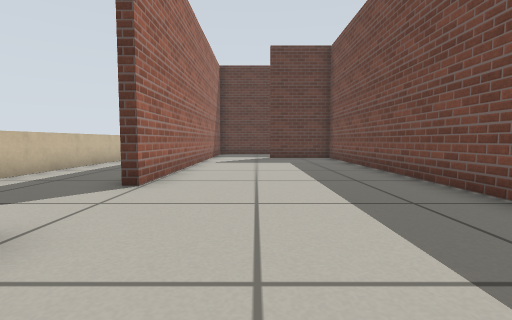
[1] (above)

24 first-person views from a walk through a world built for the Gazebo simulator. The camera is 0.4 m above the floor, tilts 4° down and sees 85° across. The floor is counted in squares, 0.5 m on a side. Each view is taken from the middle of a square. On the plan, view 1 faces up. The plan holds only what a view shows up to about 10 squares ahead; the rest is blank.

[2]
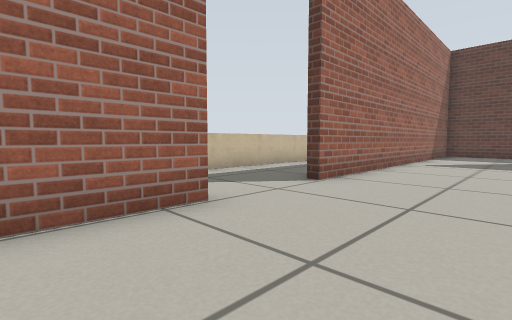

[3]
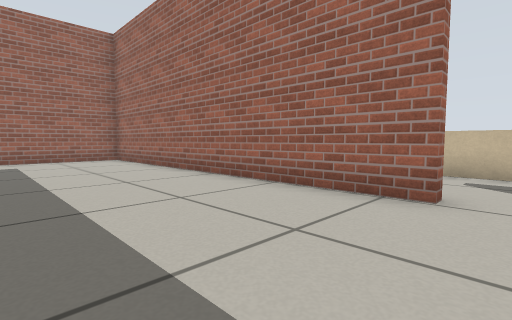

[4]
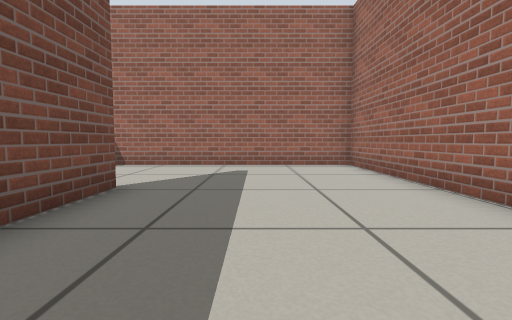

[5]
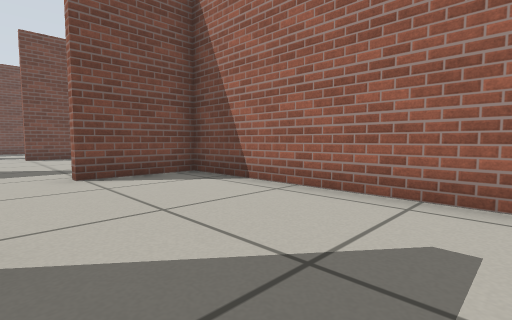

[6]
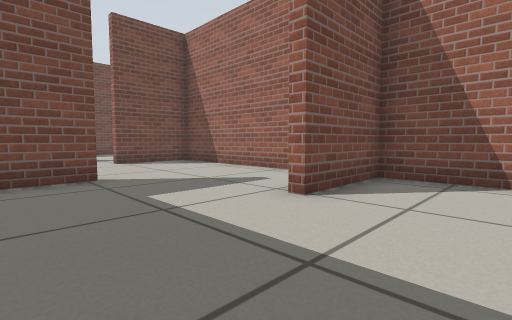

[7]
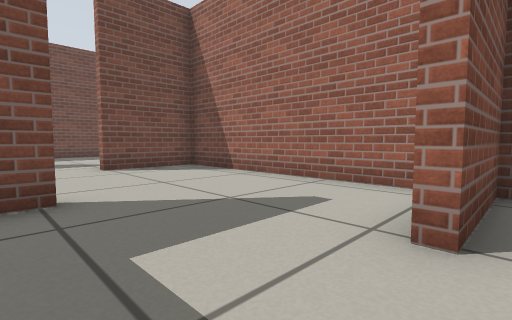

[8]
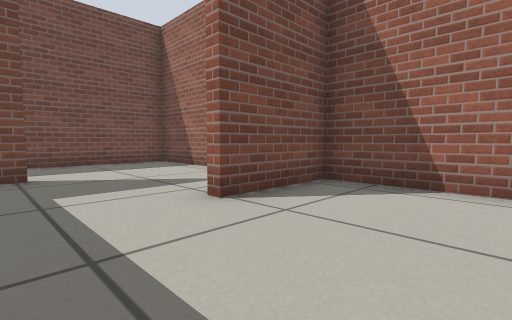

[9]
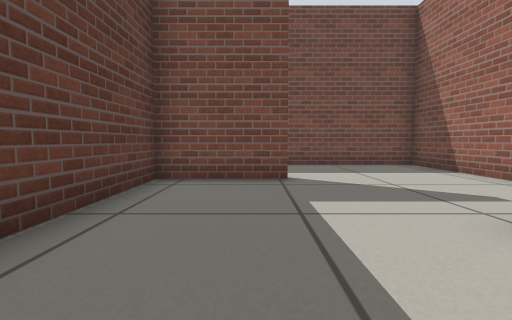

[10]
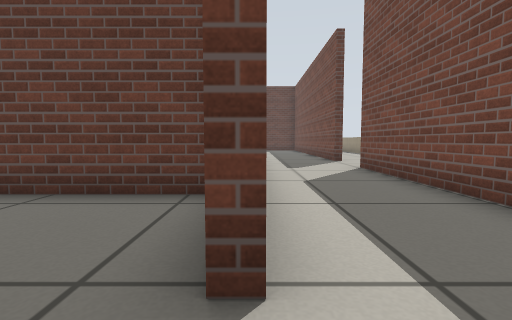

[11]
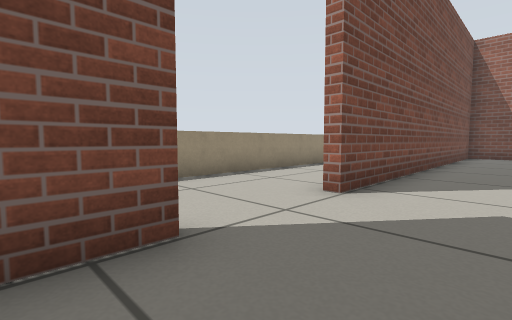

[12]
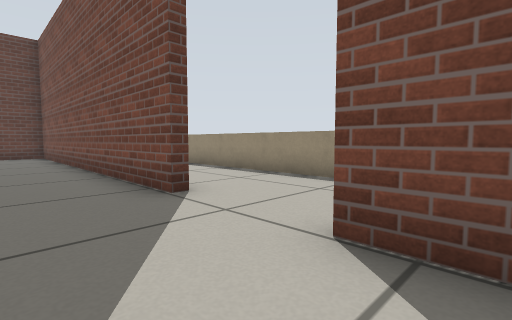

[13]
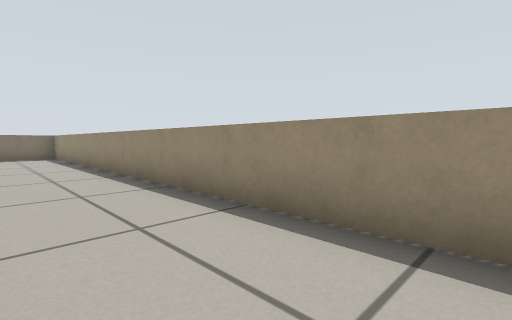

[14]
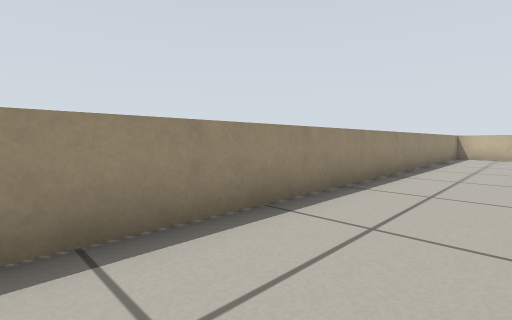

[15]
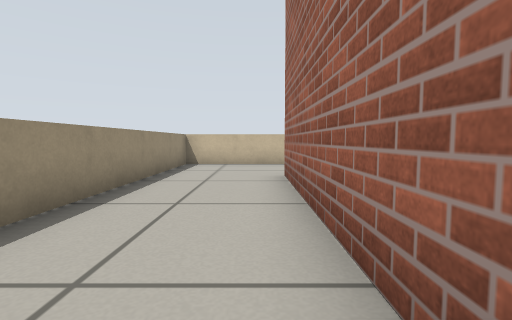

[16]
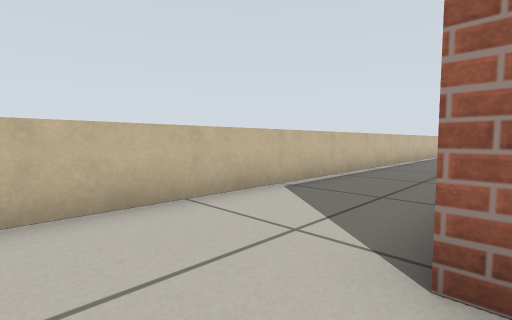

[17]
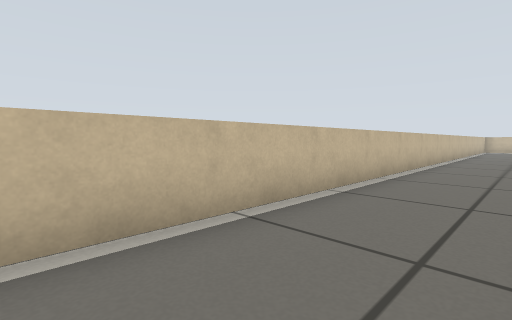

[18]
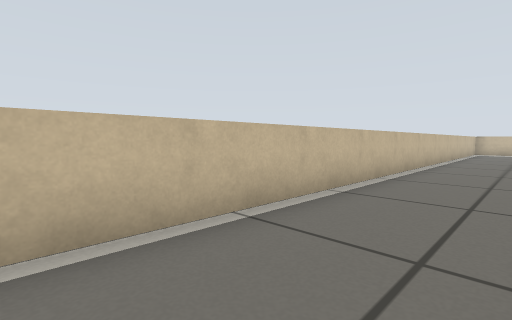

[19]
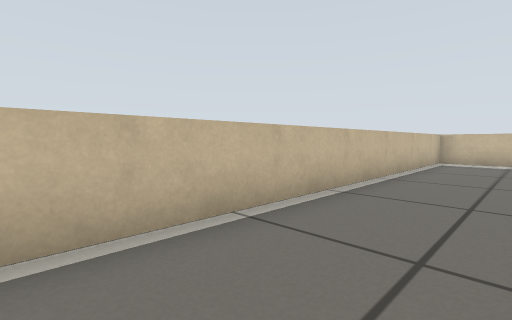

[20]
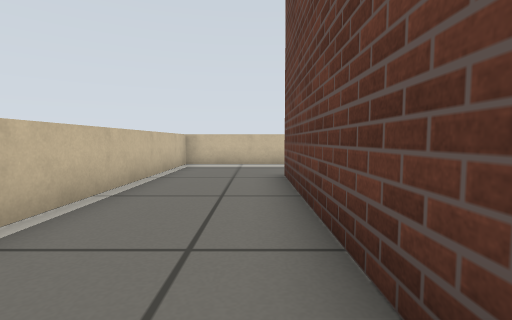

[21]
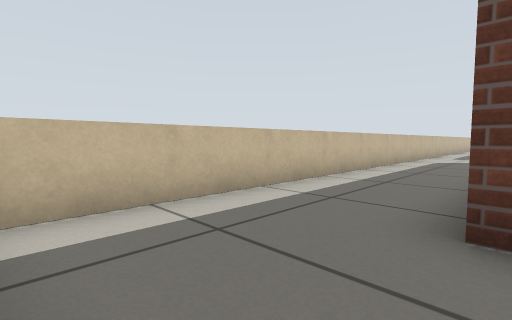

[22]
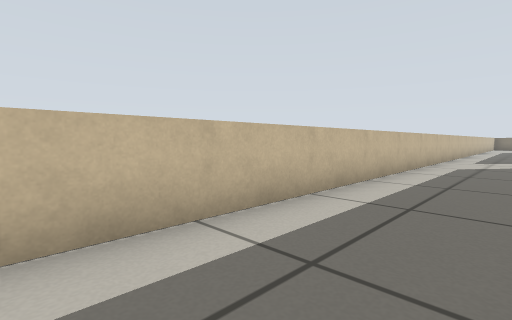

[23]
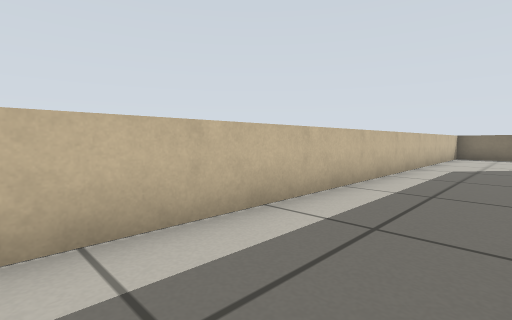

[24]
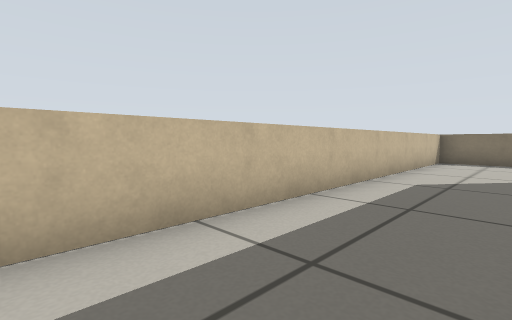

### Floor plan
Points are (right, up) in squares from view 1. A wall is a line through its corners. A room is listed if a view was taken in it or the views show most of it. See-through windows are left out.
Room 1 (views 1, 2, 3, 4, 5, 6, 7, 8, 9, 10, 11, 12)
walls: (11, -4.8) (11, -3.1); (3.4, -4.8) (3.4, -2.5); (8.4, -9.1) (15, -9.1) (15, -6.2); (3.4, 3.6) (3.4, 10); (18.7, -4.8) (18.7, -2) (15.1, -2); (18.5, -9.1) (22.1, -9.1) (22.1, 2.2); (-2.1, 2.2) (-2.1, -9.1) (7.3, -9.1) (7.3, -6.4) (7.8, -6.4); (22.1, 4.7) (22.1, 13.1); (-2.1, 11.1) (-2.1, 4.7)
ways out: opening at (-2, 3.5) to room 2; opening at (22, 3.5) to room 2; opening at (20.5, 13)
Room 2 (views 13, 14, 15, 16, 17, 18, 19, 20, 21, 22, 23, 24)
walls: (-5.3, 2.8) (-5.3, -12.3) (25.3, -12.3) (25.3, 16.9); (3.4, -9.3) (-2.4, -9.3); (-3.4, 19.4) (-5.3, 19.4) (-5.3, 4.4); (22.3, -3.6) (22.3, -9.4)
ways out: opening at (-2, 3.5) to room 1; opening at (22, 3.5) to room 1

Where each view was taken, in squares from view 1:
view 1: 0 up, 0 right, facing up
view 2: 0 up, 1 right, facing up-left
view 3: 3 up, 2 right, facing down-left
view 4: 0 up, 1 right, facing down
view 5: 5 down, 1 right, facing down-right
view 6: 3 down, 5 right, facing down-right
view 7: 4 down, 7 right, facing down-right
view 8: 4 down, 12 right, facing down-right
view 9: 4 down, 13 right, facing right
view 10: 6 down, 19 right, facing up
view 11: 6 up, 20 right, facing down-right
view 12: 1 up, 20 right, facing up-right
view 13: 5 up, 23 right, facing up-right
view 14: 2 up, 23 right, facing down-right
view 15: 3 down, 23 right, facing down
view 16: 9 down, 24 right, facing down-left
view 17: 10 down, 18 right, facing down-left
view 18: 10 down, 14 right, facing down-left
view 19: 10 down, 6 right, facing down-left
view 20: 10 down, 4 right, facing left
view 21: 12 down, 2 left, facing up-left
view 22: 10 down, 3 left, facing up-left
view 23: 5 up, 3 left, facing up-left
view 24: 8 up, 3 left, facing up-left
